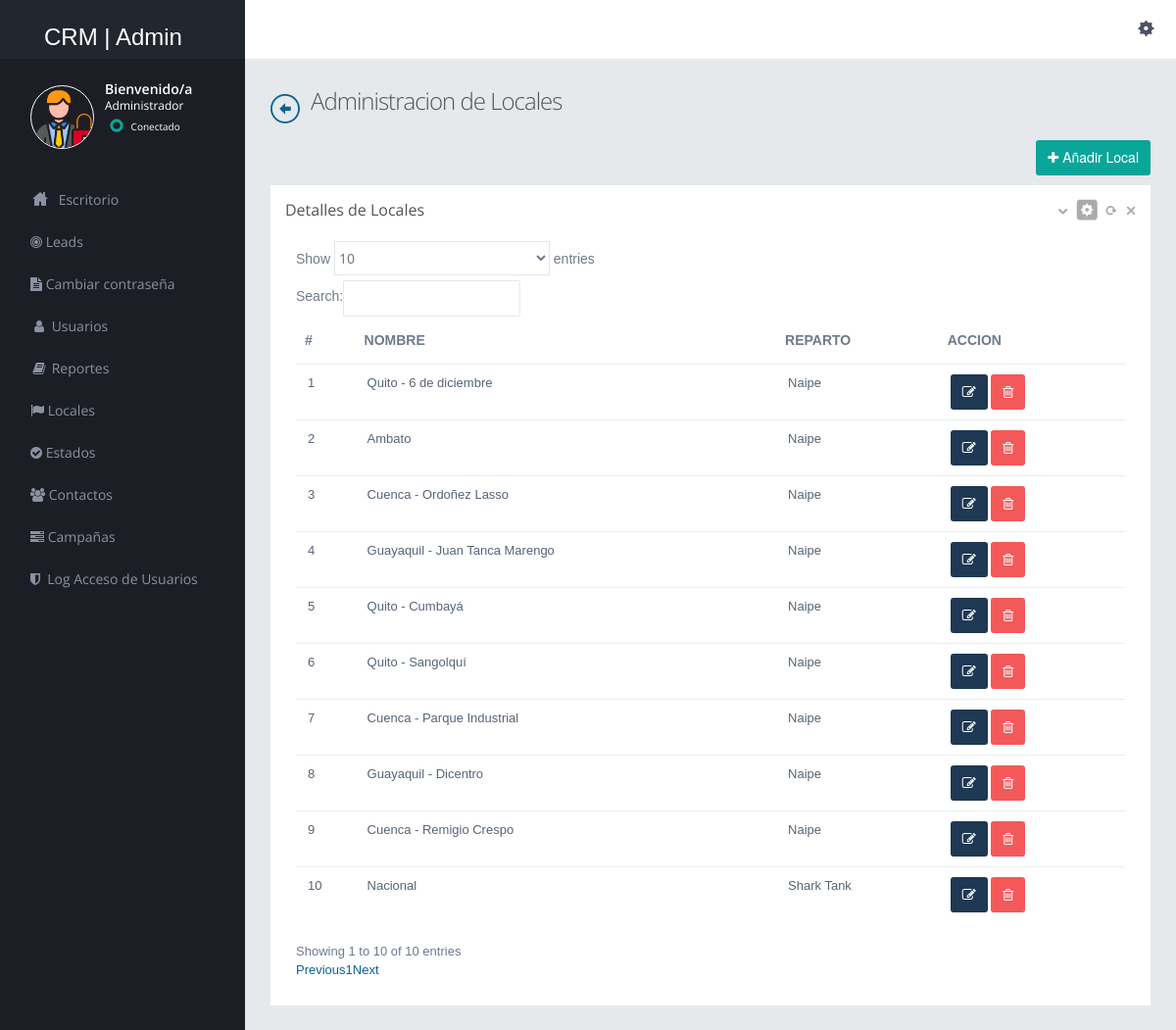
/admin/manage-warehouse.php (signed in), run on the app's committed database.
### tables this page shows
CREATE TABLE `warehouse` (
  `id_warehouse_gen` int(11) NOT NULL,
  `name` varchar(300) NOT NULL,
  `distribution` varchar(50) NOT NULL,
  `active` int(11) DEFAULT 1
);

### admin/manage-warehouse.php (the view, shortened to what this page needs)
<?php
include("dbconnection.php");
?>
<!DOCTYPE html>
<html>
<head>
    <link href="../assets/plugins/pace/pace-theme-flash.css" rel="stylesheet" type="text/css" media="screen" />
    <link href="../assets/plugins/boostrapv3/css/bootstrap.min.css" rel="stylesheet" type="text/css" />
    <link href="../assets/plugins/boostrapv3/css/bootstrap-theme.min.css" rel="stylesheet" type="text/css" />
    <link href="../assets/plugins/font-awesome/css/font-awesome.css" rel="stylesheet" type="text/css" />
    <link href="../assets/css/animate.min.css" rel="stylesheet" type="text/css" />
    <link href="../assets/plugins/jquery-scrollbar/jquery.scrollbar.css" rel="stylesheet" type="text/css" />
    <link href="../assets/css/style.css" rel="stylesheet" type="text/css" />
    <link href="../assets/css/responsive.css" rel="stylesheet" type="text/css" />
    <link href="../assets/css/custom-icon-set.css" rel="stylesheet" type="text/css" />
    <link rel="stylesheet" type="text/css" href="https://cdn.datatables.net/1.10.20/css/dataTables.bootstrap.min.css">
    <link rel="stylesheet" type="text/css"
        href="https://cdn.datatables.net/buttons/1.6.5/css/buttons.dataTables.min.css">
    <link rel="stylesheet" href="https://maxcdn.bootstrapcdn.com/font-awesome/4.7.0/css/font-awesome.min.css">
</head>
<body class="">
    <?php include("header.php");?>
    <div class="page-container row">
        <?php include("leftbar.php");?>
    </div>
    </div>
    <div class="page-content">
        <div class="content">
            <div class="page-title"> <i> <a href="home.php" class="icon-custom-left"></a> </i>
                <h3>Administracion de Locales</h3>
            </div>
            <div class="pull-right">
                <button type="button" class="btn btn-primary" data-toggle="modal" data-target="#exampleModal">
                    <span class="fa fa-plus"></span> Añadir Local</button>
            </div>
            <div class="row">
                <div class="col-md-12">
                    <div class="row">
                        <div class="col-md-12">
                            <div class="grid simple ">
                                <div class="grid-title no-border">
                                    <h4>Detalles de Locales</h4>
                                    <div class="tools"> <a href="javascript:;" class="collapse"></a>
                                        <a href="#grid-config" data-toggle="modal" class="config"></a>
                                        <a href="javascript:;" class="reload"></a>
                                        <a href="javascript:;" class="remove"></a>
                                    </div>
                                </div>
                                <div class="grid-body no-border">
                                    <table id="manage-warehouse" class="table table-hover table-condensed">
                                        <thead>
                                            <tr>
                                                <th><label class="control-label"><b>#</b></label></th>
                                                <th><label class="control-label"><b>Nombre</b></label></th>
                                                <th><label class="control-label"><b>Reparto</b></label></th>
                                                <th><label class="control-label"><b>Accion</b></label></th>
                                            </tr>
                                        </thead>
                                        <tbody>
                                            <?php $ret=mysqli_query($con,"select * from warehouse");
												$cnt=1;
												while($row=mysqli_fetch_array($ret))
												{
												?>
                                            <tr>
                                                <td><?php echo $cnt;?></td>
                                                <td><?php echo $row['name'];?></td>
                                                <td><?php echo $row['distribution'];?></td>
                                                <td>
                                                    <form name="abc" action="" method="post">
                                                        <button type="button" class="btn btn-info btn-xs"
                                                            data-toggle="tooltip" data-placement="top"
                                                            title="Editar Registro"
                                                            onclick="location.href='edit-warehouse.php?id_warehouse_gen=<?php echo $row['id_warehouse_gen'];?>'"><i
                                                                class=" fa fa-edit text-white mr-0"></i>
                                                        </button>
                                                        <button type="button" class="btn btn-danger btn-sm px-3"
                                                            data-toggle="tooltip" data-placement="top"
                                                            title="Eliminar Registro"
                                                            onclick="location.href='delete-warehouse.php?id_warehouse_gen=<?php echo $row['id_warehouse_gen'];?>'"><i
                                                                class="fa fa-trash-o text-white mr-0"></i>
                                                        </button>
                                                    </form>
                                                </td>
                                            </tr>
                                            <?php $cnt=$cnt+1; } ?>
                                        </tbody>
                                    </table>
                                </div>
                            </div>
                        </div>
                    </div>
                </div>
            </div>
        </div>
    </div>
    </div>
</body>
</html>

### assets/css/responsive.css (style rules this page uses)
@media (min-width: 980px) { .page-content { margin-left: 250px; min-height: 100%; } }

### data on the page
warehouse: name "Quito - 6 de diciembre", distribution "Naipe"
warehouse: name "Ambato", distribution "Naipe"
warehouse: name "Cuenca - Ordoñez Lasso", distribution "Naipe"
warehouse: name "Guayaquil - Juan Tanca Marengo", distribution "Naipe"
warehouse: name "Quito - Cumbayá", distribution "Naipe"
warehouse: name "Quito - Sangolquí", distribution "Naipe"
warehouse: name "Cuenca - Parque Industrial", distribution "Naipe"
warehouse: name "Guayaquil - Dicentro", distribution "Naipe"
warehouse: name "Cuenca - Remigio Crespo", distribution "Naipe"
warehouse: name "Nacional", distribution "Shark Tank"

### other printed values
$_SESSION['name_admin'] "Administrador"
